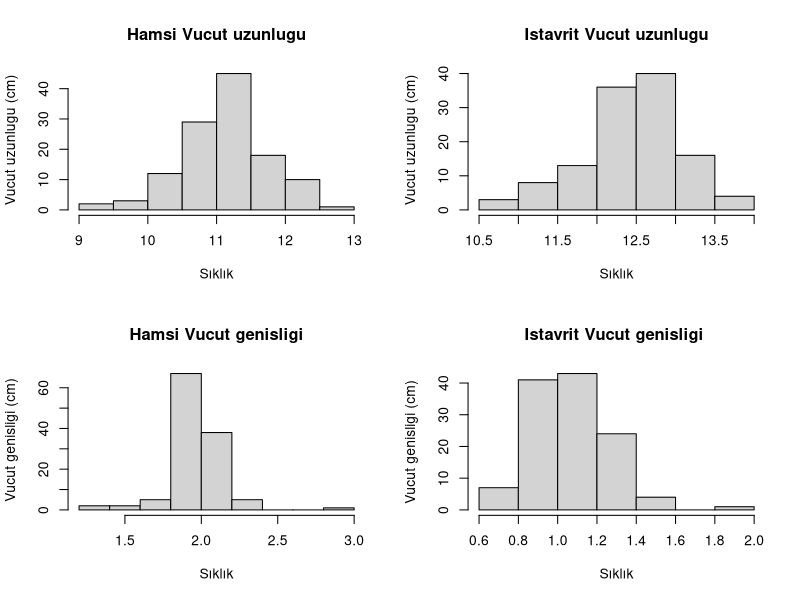
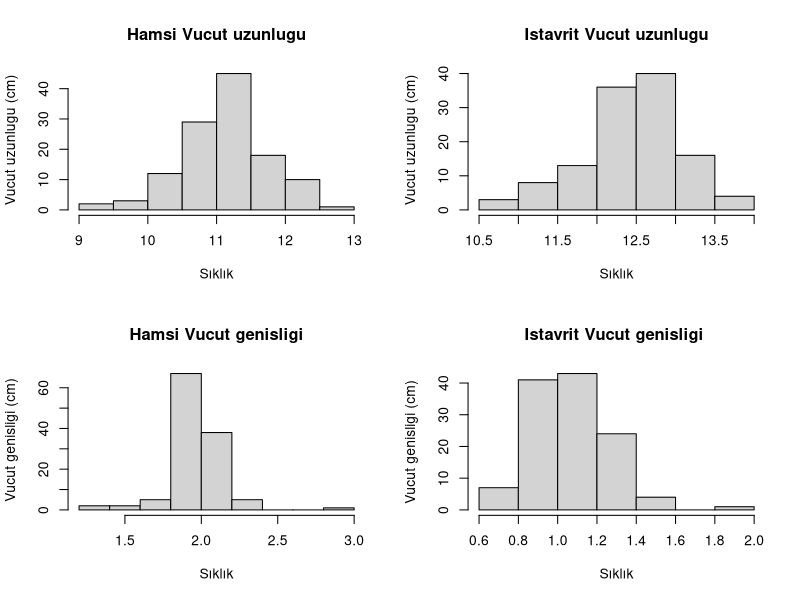

Recreate these plots in R, in order.
# 1. kısım grup verilerinin değerlendirilmesi
# Verilerin okunması
balik_veri <- read.csv2("Data/Bolum5_balik.csv",header = TRUE,skip = 1)

# Hamsi vücut uzunluğu ve Vücut genişliği değerlerinin özetlenmesi
# Min:en düşük değer
# Max:en yüksek değer
# Median: Medyan Mean: Ortalama

# Hamsi vücut uzunluğu ve vücut genişliği değerlerinin özetlenmesi
summary(balik_veri$VU_hamsi)
summary(balik_veri$VG_hamsi)

# İstavrit vücut uzunluğu ve vücut genişliği değerlerinin özetlenmesi

summary(balik_veri$VU_istavrit)
summary(balik_veri$VG_istavrit)



# Hamsilerde vücut uzunluğu ve Vücut genişliği değerleri arasındaki korelasyon
cor(balik_veri$VU_hamsi,balik_veri$VG_hamsi)

cor.test(balik_veri$VU_hamsi,balik_veri$VG_hamsi)

# İstavritlerde vücut uzunluğu ve Vücut genişliği değerleri arasındaki korelasyon
cor(balik_veri$VU_istavrit,balik_veri$VG_istavrit)

cor.test(balik_veri$VU_istavrit,balik_veri$VG_istavrit)

# Hamsi ve İstavritlerin vücut uzunluğunun t testi ile karşılaştırılması

t.test(balik_veri$VU_hamsi,balik_veri$VU_istavrit,alternative = "two.sided",
                        paired = FALSE)

# Hamsi ve İstavritlerin vücut genişliğinin t testi ile karşılaştırılması

t.test(balik_veri$VG_hamsi,balik_veri$VG_istavrit,alternative = "two.sided",
       paired = FALSE)

# Histogram Değerleri
# Eğer sürekli figür marjin hatası veriyorsa
# Aşağıdaki satırı geçip figürleri tek tek kaydedebilirsiniz

par(mfrow = c(2,2))

hist(balik_veri$VU_hamsi,xlab = "Sıklık", ylab = " Vucut uzunlugu (cm)",
     main = "Hamsi Vucut uzunlugu")
hist(balik_veri$VU_istavrit,xlab = "Sıklık", ylab = " Vucut uzunlugu (cm)",
     main = "Istavrit Vucut uzunlugu")
hist(balik_veri$VG_istavrit,xlab = "Sıklık", ylab = " Vucut genisligi (cm)",
     main = " Hamsi Vucut genisligi ")
hist(balik_veri$VG_hamsi,xlab = "Sıklık", ylab = "Vucut genisligi (cm)",
     main = "Istavrit Vucut genisligi ")


# 2. kısım birleşik verilerin değerlendirilmesi


# Verilerin okunması birleşik veri için
balik_veri <- read.csv2("Data/Bolum5_birlesik.csv",header = TRUE,skip = 1)

# Hamsi vücut uzunluğu ve Vücut genişliği değerlerinin özetlenmesi
# Min:en düşük değer
# Max:en yüksek değer
# Median: Medyan Mean: Ortalama

# Hamsi vücut uzunluğu ve vücut genişliği değerlerinin özetlenmesi
summary(balik_veri$VU_hamsi)
summary(balik_veri$VG_hamsi)

# İstavrit vücut uzunluğu ve vücut genişliği değerlerinin özetlenmesi

summary(balik_veri$VU_istavrit)
summary(balik_veri$VG_istavrit)


# Hamsilerde vücut uzunluğu ve Vücut genişliği değerleri arasındaki korelasyon
cor(balik_veri$VU_hamsi,balik_veri$VG_hamsi)

cor.test(balik_veri$VU_hamsi,balik_veri$VG_hamsi)

# İstavritlerde vücut uzunluğu ve Vücut genişliği değerleri arasındaki korelasyon
cor(balik_veri$VU_istavrit,balik_veri$VG_istavrit)

cor.test(balik_veri$VU_istavrit,balik_veri$VG_istavrit)
# Hamsi ve İstavritlerin vücut uzunluğunun t testi ile karşılaştırılması

t.test(balik_veri$VU_hamsi,balik_veri$VU_istavrit,alternative = "two.sided",
       paired = FALSE)

# Hamsi ve İstavritlerin vücut genişliğinin t testi ile karşılaştırılması

t.test(balik_veri$VG_hamsi,balik_veri$VG_istavrit,alternative = "two.sided",
       paired = FALSE)

# Histogram Değerleri
# Eğer sürekli figür marjin hatası veriyorsa
# Aşağıdaki satırı geçip figürleri tek tek kaydedebilirsiniz
par(mfrow = c(2,2))

hist(balik_veri$VU_hamsi,xlab = "Sıklık", ylab = " Vucut uzunlugu (cm)",
     main = "Hamsi Vucut uzunlugu")
hist(balik_veri$VU_istavrit,xlab = "Sıklık", ylab = " Vucut uzunlugu (cm)",
     main = "Istavrit Vucut uzunlugu")
hist(balik_veri$VG_istavrit,xlab = "Sıklık", ylab = " Vucut genisligi (cm)",
     main = " Hamsi Vucut genisligi ")
hist(balik_veri$VG_hamsi,xlab = "Sıklık", ylab = "Vucut genisligi (cm)",
     main = "Istavrit Vucut genisligi ")

